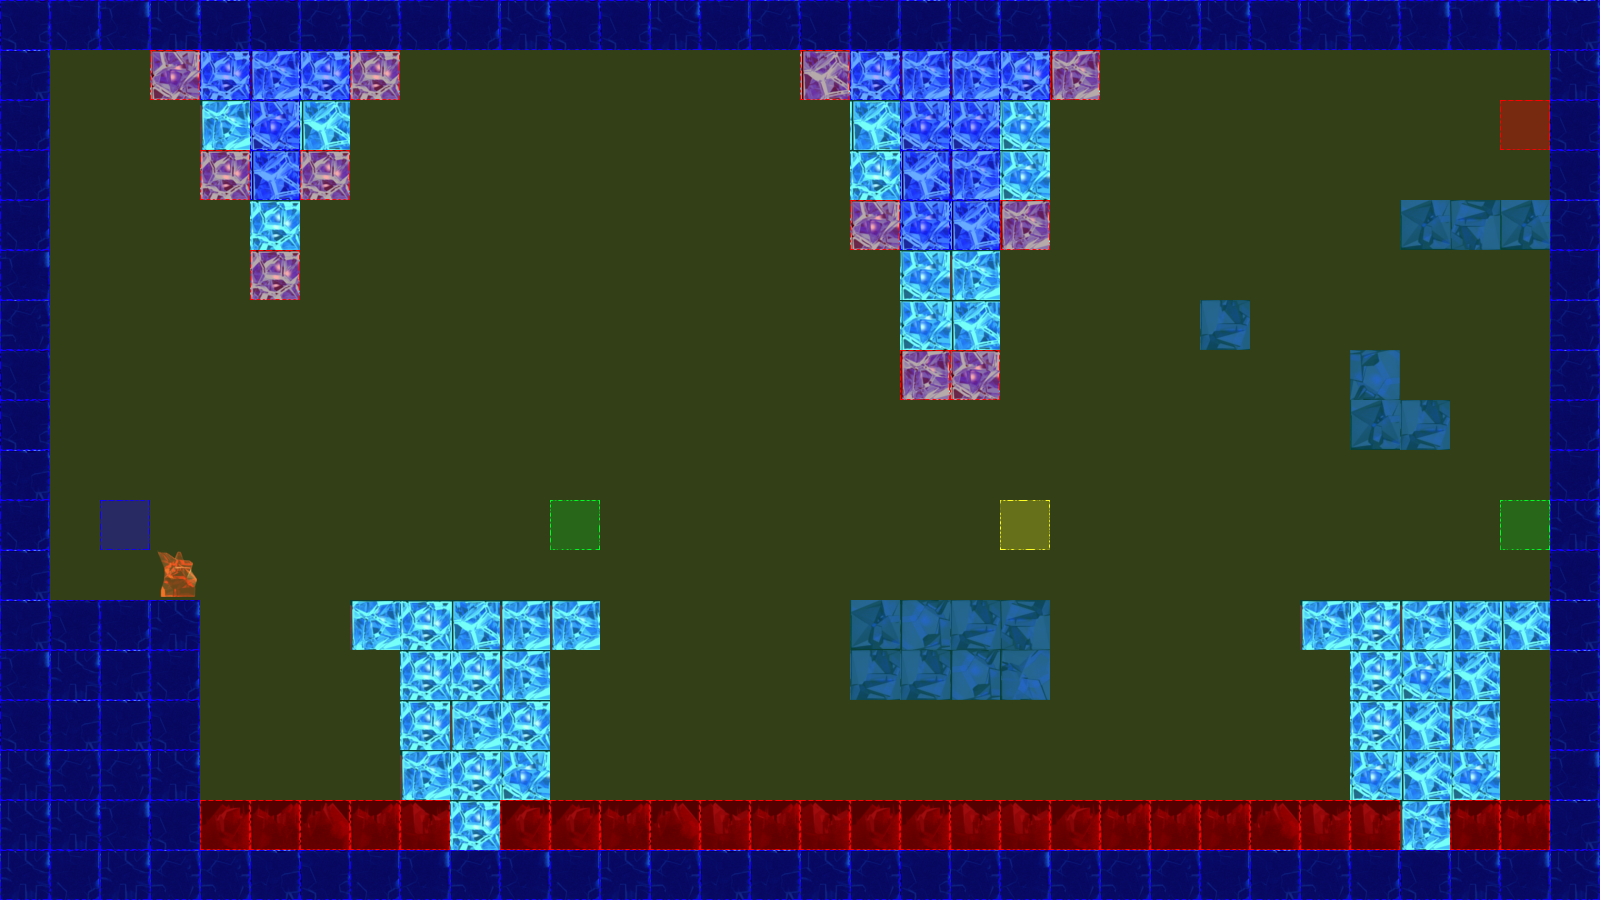

Rendered tile map (Tiled .tmx) drawn with the repository's tilesets; below, a short description and the map source with its tile grids summarised:
An orthogonal 32x18 tile map with 50x50 px tiles, 3 tile layers (terrain, collision, event), 2 tilesets.

<map version="1.0" orientation="orthogonal" renderorder="left-up" width="32" height="18" tilewidth="50" tileheight="50" nextobjectid="3">
 <tileset firstgid="1" name="frozenPlainsTile" tilewidth="50" tileheight="50" tilecount="50" columns="10">
  <image source="tiles/iceTile.png" width="500" height="251" />
 </tileset>
 <tileset firstgid="51" name="collisionTile" tilewidth="50" tileheight="50" tilecount="12" columns="3">
  <image source="tiles/collisionTile.png" width="150" height="200" />
 </tileset>
 <layer name="terrain" width="32" height="18">
  <data>[576 cells, 219 non-empty, 21 distinct tile ids]</data>
 </layer>
 <layer name="collision" width="32" height="18">
  <data>[576 cells, 576 non-empty, 4 distinct tile ids]</data>
 </layer>
 <layer name="event" width="32" height="18">
  <data>[576 cells, 5 non-empty, 4 distinct tile ids]</data>
 </layer>
</map>
